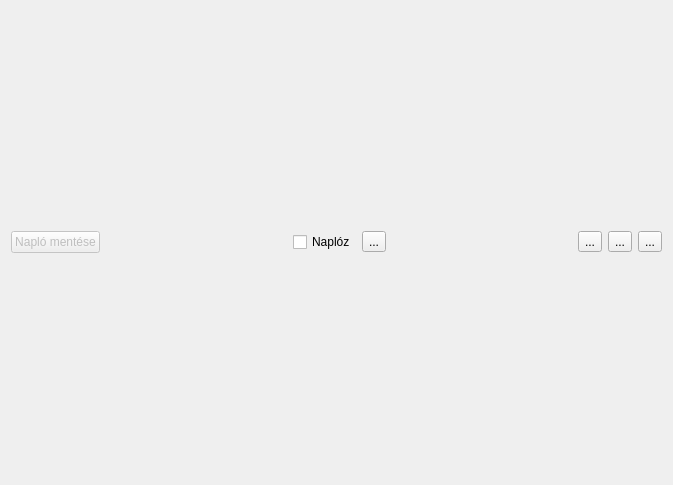
<?xml version="1.0" encoding="UTF-8"?>
<ui version="4.0">
 <class>Terminal</class>
 <widget class="QWidget" name="Terminal">
  <property name="geometry">
   <rect>
    <x>0</x>
    <y>0</y>
    <width>673</width>
    <height>485</height>
   </rect>
  </property>
  <property name="windowTitle">
   <string>Form</string>
  </property>
  <layout class="QVBoxLayout" name="verticalLayout">
   <item>
    <layout class="QHBoxLayout" name="horizontalLayout">
     <item>
      <widget class="QPushButton" name="pushButtonSaveLog">
       <property name="enabled">
        <bool>false</bool>
       </property>
       <property name="text">
        <string>Napló mentése</string>
       </property>
      </widget>
     </item>
     <item>
      <spacer name="horizontalSpacer_2">
       <property name="orientation">
        <enum>Qt::Horizontal</enum>
       </property>
       <property name="sizeHint" stdset="0">
        <size>
         <width>40</width>
         <height>20</height>
        </size>
       </property>
      </spacer>
     </item>
     <item>
      <widget class="QCheckBox" name="checkBoxLog">
       <property name="text">
        <string>Naplóz</string>
       </property>
      </widget>
     </item>
     <item>
      <widget class="QToolButton" name="toolButtonClearLog">
       <property name="toolTip">
        <string>&lt;html&gt;&lt;head/&gt;&lt;body&gt;&lt;p&gt;A napló törlése&lt;/p&gt;&lt;/body&gt;&lt;/html&gt;</string>
       </property>
       <property name="text">
        <string>...</string>
       </property>
       <property name="icon">
        <iconset resource="lv2g.qrc">
         <normaloff>:/icons/edit-clear-3.ico</normaloff>:/icons/edit-clear-3.ico</iconset>
       </property>
      </widget>
     </item>
     <item>
      <spacer name="horizontalSpacer">
       <property name="orientation">
        <enum>Qt::Horizontal</enum>
       </property>
       <property name="sizeHint" stdset="0">
        <size>
         <width>40</width>
         <height>20</height>
        </size>
       </property>
      </spacer>
     </item>
     <item>
      <widget class="QToolButton" name="toolButtonClear">
       <property name="toolTip">
        <string>&lt;html&gt;&lt;head/&gt;&lt;body&gt;&lt;p&gt;A terminal törlése&lt;/p&gt;&lt;/body&gt;&lt;/html&gt;</string>
       </property>
       <property name="text">
        <string>...</string>
       </property>
       <property name="icon">
        <iconset resource="lv2g.qrc">
         <normaloff>:/icons/edit-clear-3.ico</normaloff>:/icons/edit-clear-3.ico</iconset>
       </property>
      </widget>
     </item>
     <item>
      <widget class="QToolButton" name="toolButtonZoomIn">
       <property name="text">
        <string>...</string>
       </property>
       <property name="icon">
        <iconset resource="lv2g.qrc">
         <normaloff>:/icons/zoom-in-3.ico</normaloff>:/icons/zoom-in-3.ico</iconset>
       </property>
      </widget>
     </item>
     <item>
      <widget class="QToolButton" name="toolButtonZoomOut">
       <property name="text">
        <string>...</string>
       </property>
       <property name="icon">
        <iconset resource="lv2g.qrc">
         <normaloff>:/icons/zoom-out-3.ico</normaloff>:/icons/zoom-out-3.ico</iconset>
       </property>
      </widget>
     </item>
    </layout>
   </item>
  </layout>
 </widget>
 <resources>
  <include location="lv2g.qrc"/>
 </resources>
 <connections/>
</ui>
